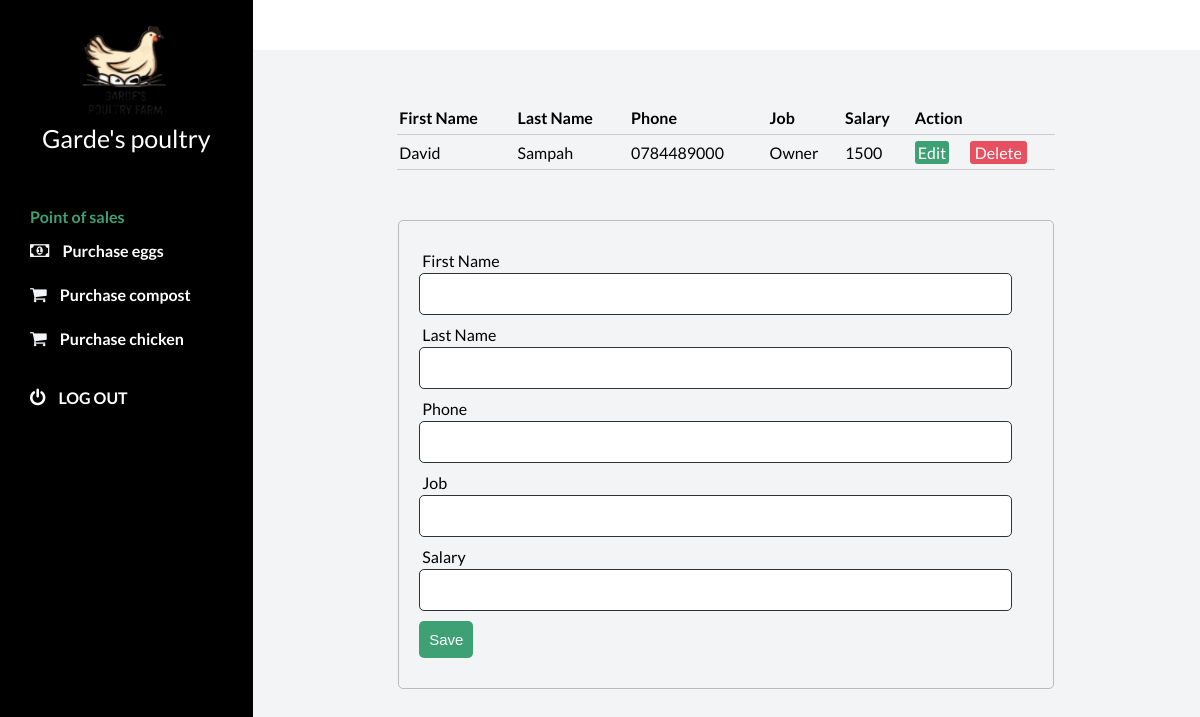
/payroll.php (signed in), run on the app's committed database.
### tables this page shows
CREATE TABLE `Employee` (
  `Employee_ID` int(11) NOT NULL,
  `FirstName` varchar(50) NOT NULL,
  `LastName` varchar(50) NOT NULL,
  `Phone` varchar(10) NOT NULL,
  `Job` varchar(50) NOT NULL,
  `Salary` float NOT NULL
);

### includes/action.php (called while the page is built, shortened)
<?php
    include_once "database.php";
    class CrudOperation extends Database{
        public function viewMethod($table){
            $sql = "SELECT * FROM " . $table;
            $array = array();
            $query = $this->connect()->query($sql);
            while($row = mysqli_fetch_array($query)){
                $array[] = $row;
            }
            return $array;
        }
    }
    $employeeObject = new CrudOperation();
?>

### includes/database.php (called while the page is built, shortened)
<?php
class Database{
    public function connect(){
        $this->servername = 'localhost';
        $this->username = 'root';
        $this->password = '';
        $this->dbname = 'newpoultry';
        $conn = new mysqli($this->servername, $this->username, $this->password, $this->dbname);
        return $conn;
    }
}
?>

### payroll.php (the view, shortened to what this page needs)
<?php
include 'includes/database.php';
include 'includes/action.php';
?>
<!DOCTYPE html>
<html lang="en">
<?php include "partials/_head.php";?>
<body id="body">
    <div class="container">
        <main>
            <div class="main__container">
                <table>
                    <thead>
                        <th>First Name</th>
                        <th>Last Name</th>
                        <th>Phone</th>
                        <th>Job</th>
                        <th>Salary</th>
                        <th colspan="2">Action</th>
                    </thead>
                    <tbody>
                    <?php
                        $myrow = $employeeObject->viewMethod("Employee");
                        foreach($myrow as $row){
                            ?>
                            <tr>
                                <td><?php echo $row['FirstName'];?></td>
                                <td><?php echo $row['LastName'];?></td>
                                <td><?php echo $row['Phone'];?></td>
                                <td><?php echo $row['Job'];?></td>
                                <td><?php echo $row['Salary'];?></td>
                                <td>
                                    <a class="edit_btn" href="payroll.php?update=1&id=<?php echo $row["Employee_ID"]; ?>">Edit</a>
                                </td>
                                <td>
                                    <a class="del_btn" href="includes/action.php?delete=1&id=<?php echo $row["Employee_ID"]; ?>">Delete</a>
                                </td>
                            </tr>
                            <?php
                        }
                    ?>
                    </tbody>
                </table>
                <?php
                    if(isset($_GET["update"])){
                        $id = $_GET["id"] ?? null;
                        $where = array("Employee_ID" => $id);
                        $row = $employeeObject->selectMethod("Employee", $where);
                        ?>
                            <form action="includes/action.php" method="post">
                                <div class="input-group">
                                    <input type="hidden" name="id" value="<?php echo $id; ?>">
                                </div>
                                <div class="input-group">
                                    <label for="">First Name</label>
                                    <input type="text" name="FirstName" value="<?php echo $row["FirstName"]; ?>" required>
                                </div>
                                <div class="input-group">
                                    <label for="">Last Name</label>
                                    <input type="text" name="LastName" value="<?php echo $row["LastName"]; ?>" required>
                                </div>
                                <div class="input-group">
                                    <label for="">Phone</label>
                                    <input type="text" name="Phone" value="<?php echo $row["Phone"]; ?>" required>
                                </div>
                                <div class="input-group">
                                    <label for="">Job</label>
                                    <input type="text" name="Job" value="<?php echo $row["Job"]; ?>" required>
                                </div>
                                <div class="input-group">
                                    <label for="">Salary</label>
                                    <input type="number" name="Salary" value="<?php echo $row["Salary"]; ?>" required>
                                </div>
                                <div class="input-group">
                                    <button type="submit" name="edit" class="btn" value="">Update</button>
                                </div>
                            </form>
                        <?php
                    }else{
                        ?>
                            <form id="payrollForm" action="includes/action.php" method="post" onsubmit= "return validate()">
                                <div class="input-group">
                                    <label for="">First Name</label>
                                    <input type="text" id="FirstName" name="FirstName" value="">
                                </div>
                                <div class="input-group">
                                    <label for="">Last Name</label>
                                    <input type="text" id="LastName" name="LastName" value="">
                                </div>
                                <div class="input-group">
                                    <label for="">Phone</label>
                                    <input type="text"  id="Phone" name="Phone" value="">
                                </div>
                                <div class="input-group">
                                    <label for="">Job</label>
                                    <input type="text"  id="Job" name="Job" value="">
                                </div>
                                <div class="input-group">
                                    <label for="">Salary</label>
                                    <input type="text" id="Salary" name="Salary" value="">
                                </div>
                                <div class="input-group">
                                    <button type="submit" name="save" class="btn">Save</button>
                                </div>
                            </form>
                        <?php
                    }
                        ?>
            </div>
        </main>
        <?php include "partials/_side_bar.php";?>
    </div>
</body>
</html>

### styles.css (style rules this page uses)
* { margin: 0; padding: 0; }
body { box-sizing: border-box; font-family: "Lato", sans-serif; }
.container { display: grid; height: 100vh; grid-template-columns: 0.8fr 1fr 1fr 1fr; grid-template-rows: 0.2fr 3fr; grid-template-areas: "sidebar nav nav nav" "sidebar main main main"; }
main { background: #f3f4f6; grid-area: main; overflow-y: auto; }
.main__container { padding: 20px 35px; }
table { width: 75%; margin: 30px auto; border-collapse: collapse; text-align: left; }
tr { border-bottom: 1px solid #cbcbcb; }
th, td { border: none; height: 30px; padding: 2px; }
form { width: 70%; margin: 50px auto; text-align: left; padding: 20px; border: 1px solid #bbb; border-radius: 5px; }
.input-group { margin: 10px 0; }
.input-group label { display: block; text-align: left; margin: 3px; }
.input-group input { height: 30px; width: 93%; padding: 5px 10px; font-size: 16px; border-radius: 5px; border: 1px solid #333; }
.btn { padding: 10px; font-size: 15px; color: #fff; background:#3ea175; border: none; border-radius: 5px; }
.edit_btn { text-decoration: none; padding: 2px 3px; background: #3ea175; color: #fff; border-radius: 3px; }
.del_btn { text-decoration: none; padding: 2px 5px; color: #fff; border-radius: 3px; background: #e65061; }

### data on the page
employee: FirstName "David", LastName "Sampah", Phone "0784489000", Job "Owner", Salary "1500"
